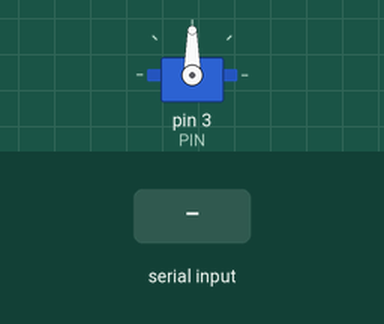
Recording of a sketch running on a simulated Arduino Uno, built with avr-gcc and run on an emulated ATmega328P. On the bench: servo. The inputs (shaded band) are chosen by the test bench. What the sketch prints to the serial monitor is not drawn.

Above: at 1.2 s.
1.3 s: "90,45\n" received over Serial
At 2.5 s:
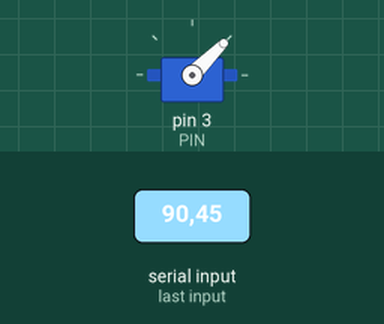
2.8 s: "30,150\n" received over Serial
At 3.9 s:
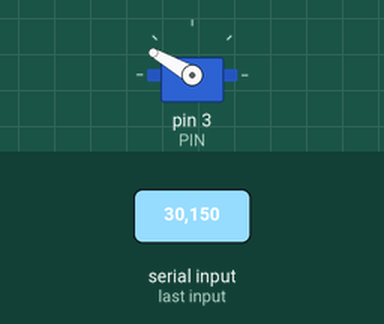
4.3 s: "5\n" received over Serial
At 4.8 s:
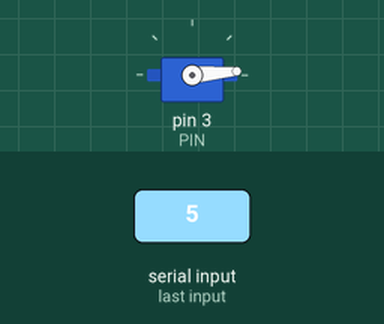
5.8 s: "90\n" received over Serial
At 7.2 s:
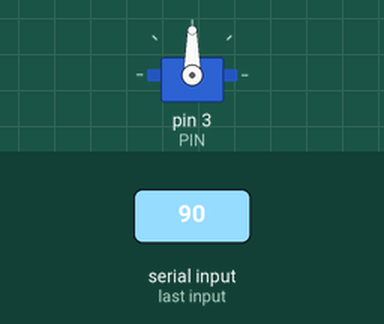
Timing chart, 0 to 8.3 s (numbered marks = the images above; inputs shaded):
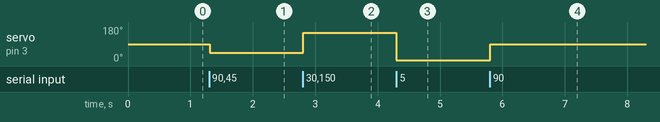

Measured:
- after the input at 1.3 s, servo on pin 3 (PIN): 90° → 45° at once
- after the input at 2.8 s, servo on pin 3 (PIN): 45° → 150° at once
- after the input at 4.3 s, servo on pin 3 (PIN): 150° → 5° at once
- after the input at 5.8 s, servo on pin 3 (PIN): 5° → 90° at once

The sketch:

t14_servo.ino
```cpp
// [출력] 서보모터 점검 - D3
// 시리얼 모니터에 0 ~ 180 숫자를 보내면 그 각도로 움직임
#include <Servo.h>
const int PIN = 3;
Servo servo;

void setup() {
  Serial.begin(9600);
  servo.attach(PIN);
  servo.write(90);
  Serial.println("서보 점검: 0 ~ 180 사이 숫자를 입력하고 엔터 (지금 90도)");
}

void loop() {
  if (Serial.available()) {
    int angle = Serial.parseInt();
    while (Serial.available()) Serial.read();
    if (angle >= 0 && angle <= 180) {
      servo.write(angle);
      Serial.print("각도: ");
      Serial.println(angle);
    }
  }
}
```
